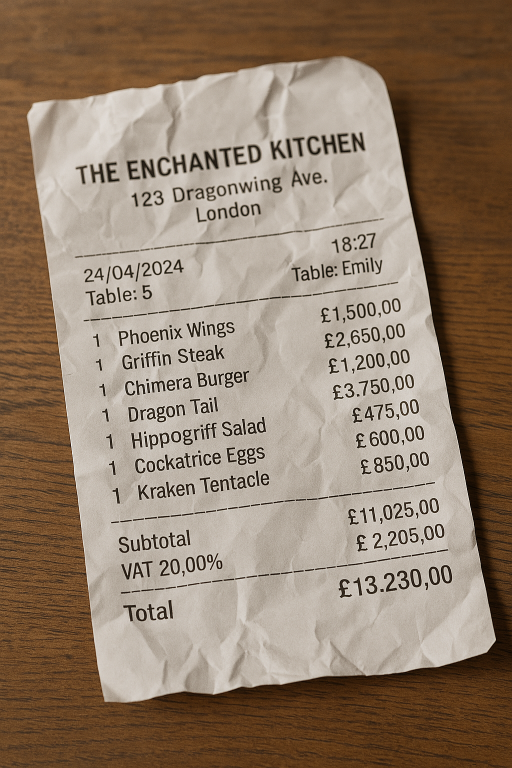
#> input picture data/samples/tampered/gpt-4o-generated-receipt-01.png, 1024 x 1536 px (shown at 1/2 size)
$ python -i spectral.py   (imports and definitions only)
#> lines starting #> are read from the running program, lines starting #| are printed output that depends on the picture; after the words box and inside, x2 and y2 are one past the last pixel; in counts of white or black regions, pixels touching at a corner belong together
#> (reads backend/app/analysis/calibration.json from the repository)
"""FFT periodic-peak detector for resampling and generative upsampling artefacts."""

from time import perf_counter

import cv2
import numpy as np

from backend.app.analysis.base import (
    DetectorResult,
    DetectorState,
    ImageContext,
    to_probability,
)
from backend.app.analysis.adapters import _settings


class SpectralPeakDetector:
    id = "spectral"
    name = "Spectral Peaks"
    family = "spectral"
    applicable_formats = frozenset({"JPEG", "PNG", "WEBP", "TIFF"})
    produces_map = True
    description = "Measures anisotropic periodic peaks in a high-pass image spectrum."
    limitations = [
        "Modern learned upsamplers can leave weak or absent peaks.",
        "A spectral peak is a cue, not proof of generation by itself.",
    ]
    def applicable(self, ctx: ImageContext) -> tuple[bool, str]:
        if min(ctx.width, ctx.height) < 32:
            return False, "spectral analysis requires at least 32x32 pixels"
        return True, "image is large enough for a 512x512 spectrum"

    def run(self, ctx: ImageContext) -> DetectorResult:
        started = perf_counter()
        config = _settings(self.id)
        applicable, reason = self.applicable(ctx)
        if not applicable:
            return DetectorResult(
                self.id, DetectorState.NOT_APPLICABLE, None, None,
                float(config["threshold"]), reason, {}, None, _duration(started),
            )
        peak_sigma, peak_count, visualization = self.measure(
            cv2.cvtColor(ctx.downscaled_rgb_uint8, cv2.COLOR_RGB2GRAY)
        )
        score = to_probability(peak_sigma, float(config["threshold"]), float(config["scale"]), bool(config["higher_is_worse"]))
        flagged = score >= 0.5
        return DetectorResult(
            self.id, DetectorState.APPLICABLE, score, flagged, float(config["threshold"]),
            f"flattened spectral peak is {peak_sigma:.3f} sigma ({'exceeds' if flagged else 'is below'} {float(config['threshold']):.3f})",
            {"peak_to_sigma": float(peak_sigma), "peak_count": float(peak_count)},
            visualization,
            _duration(started),
        )

    def measure(self, gray: np.ndarray) -> tuple[float, int, np.ndarray]:
        image = np.asarray(gray)
        if image.ndim == 3:
            image = cv2.cvtColor(image.astype(np.uint8), cv2.COLOR_RGB2GRAY)
        if image.ndim != 2:
            raise ValueError("spectral analysis requires a grayscale image")
        image = cv2.resize(image.astype(np.float32), (512, 512), interpolation=cv2.INTER_AREA)

        # Keep this order: changing it reintroduces edge/low-frequency artefacts.
        residual = image - cv2.GaussianBlur(image, (0, 0), sigmaX=1.0)
        hann = np.outer(np.hanning(512), np.hanning(512)).astype(np.float32)
        spectrum = np.fft.fftshift(np.fft.fft2(residual * hann))
        log_magnitude = np.log1p(np.abs(spectrum)).astype(np.float32)
        flattened = log_magnitude - _azimuthal_average(log_magnitude)

        yy, xx = np.indices(flattened.shape)
        cy = cx = 256
        radius = np.hypot(yy - cy, xx - cx)
        valid = radius > 5
        values = flattened[valid]
        sigma = float(np.std(values))
        if sigma <= 1e-8:
            return 0.0, 0, np.zeros_like(flattened, dtype=np.uint8)
        standardized = (flattened - float(np.mean(values))) / sigma
        peak_sigma = float(np.max(standardized[valid]))

        local_max = standardized == cv2.dilate(standardized, np.ones((3, 3), np.uint8))
        peaks = valid & local_max & (standardized >= 4.0)
        peak_count = int(np.count_nonzero(peaks))
        display = np.where(valid, np.maximum(standardized, 0), 0)
        display = cv2.normalize(display, None, 0, 255, cv2.NORM_MINMAX).astype(np.uint8)
        return peak_sigma, peak_count, display


def _azimuthal_average(spectrum: np.ndarray) -> np.ndarray:
    height, width = spectrum.shape
    yy, xx = np.indices((height, width))
    radius = np.sqrt((yy - height // 2) ** 2 + (xx - width // 2) ** 2).astype(np.int32)
    sums = np.bincount(radius.ravel(), weights=spectrum.ravel())
    counts = np.bincount(radius.ravel())
    averages = sums / np.maximum(counts, 1)
    return averages[radius].astype(np.float32)


def _duration(started: float) -> int:
    return int((perf_counter() - started) * 1000)

>>> import cv2
>>> picture = cv2.imread('../../../data/samples/tampered/gpt-4o-generated-receipt-01.png', cv2.IMREAD_GRAYSCALE)
#> picture: shape (1536, 1024); min 0, max 255, mean 130.4
>>> result = SpectralPeakDetector().measure(picture)
#> in measure, `image = cv2.resize(image.astype(np.float32), (512, 512), interpolation..`:
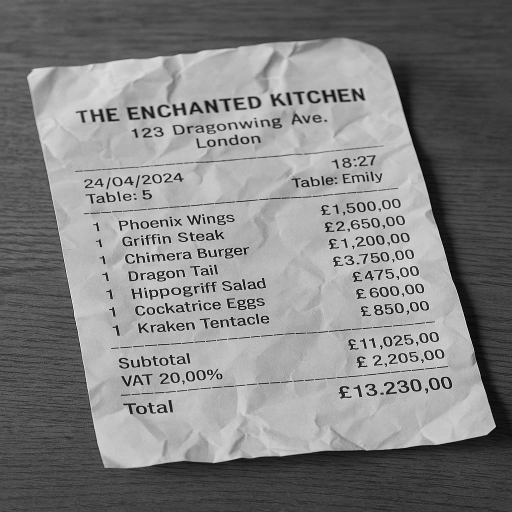
#> image: shape (512, 512) float32; min 5.17, max 239.7, mean 130.4
#> in measure, `residual = image - cv2.GaussianBlur(image, (0, 0), sigmaX=1.0)`:
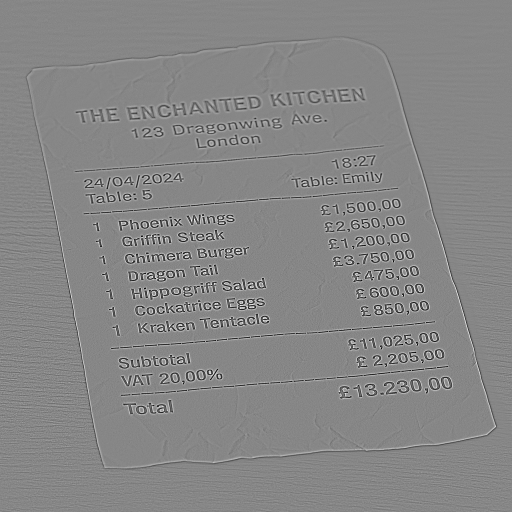
#> residual: shape (512, 512) float32; min -125.2, max 111.7, mean 0; drawn with min black and max white
#> in _azimuthal_average, `sums = np.bincount(radius.ravel(), weights=spectrum.ravel())`: sums = 363 values, max 12217.3 at index 246, min 5.24 at index 0, mean 5573.5
#> in _azimuthal_average, `averages = sums / np.maximum(counts, 1)`: averages = 363 values, max 8.42 at index 108, min 3.66 at index 1, mean 7.42
#> in _azimuthal_average, `return averages[radius].astype(np.float32)`:
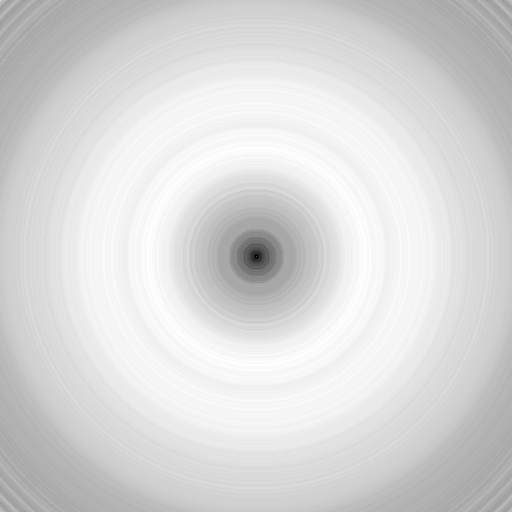
#> returned value: shape (512, 512) float32; min 3.66, max 8.42, mean 7.72; drawn with min black and max white
#> in measure, `flattened = log_magnitude - _azimuthal_average(log_magnitude)`:
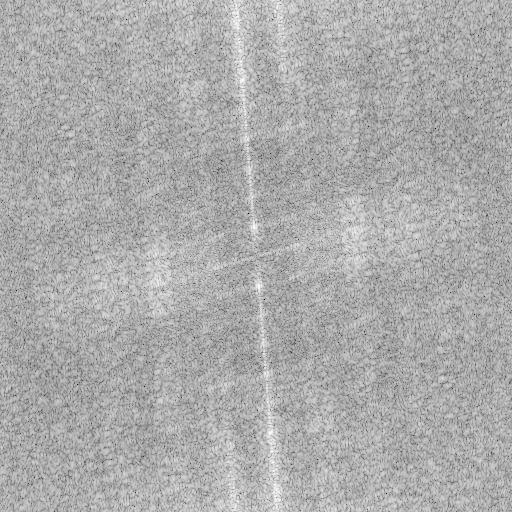
#> flattened: shape (512, 512) float32; min -6.06, max 2.91, mean -1.86e-08; drawn with min black and max white
#> in measure, `sigma = float(np.std(values))`: sigma = 0.698
#> in measure, `peak_sigma = float(np.max(standardized[valid]))`: peak_sigma = 4.16
#> in measure, `local_max = standardized == cv2.dilate(standardized, np.ones((3, 3), n..`:
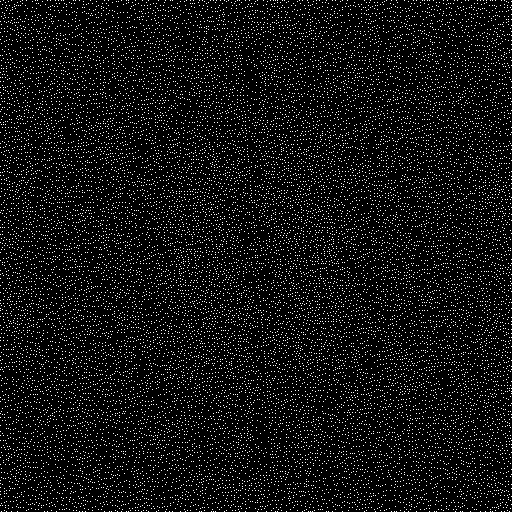
#> local_max: shape (512, 512) bool; 7.1% white in thin lines or dots
#> in measure, `peaks = valid & local_max & (standardized >= 4.0)`:
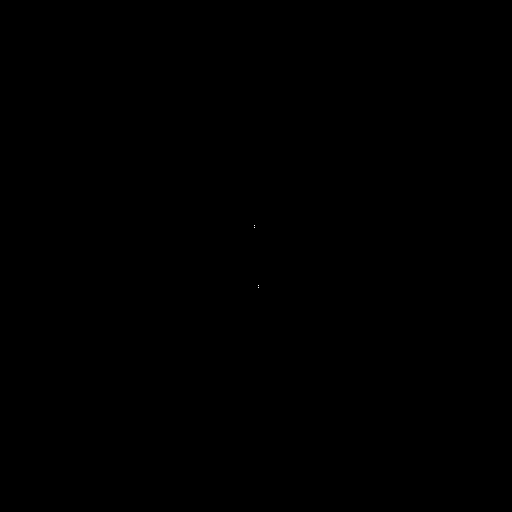
#> peaks: shape (512, 512) bool; 0% white in thin lines or dots, all inside (x1, y1, x2, y2) = (254, 225, 259, 288)
#> in measure, `peak_count = int(np.count_nonzero(peaks))`: peak_count = 4
#> in measure, `display = np.where(valid, np.maximum(standardized, 0), 0)`:
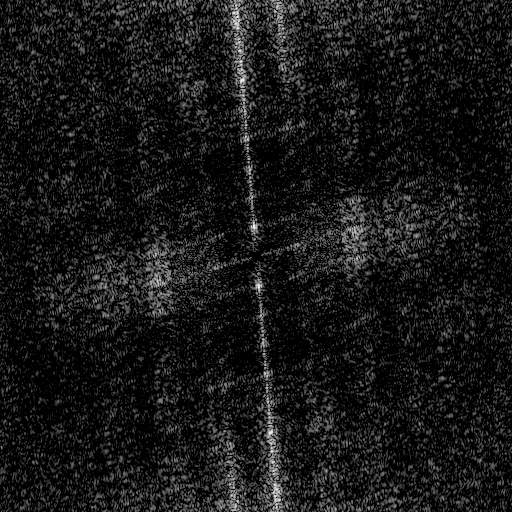
#> display: shape (512, 512) float32; min 0, max 4.16, mean 0.382; drawn with min black and max white
#> in measure, `display = np.where(valid, np.maximum(standardized, 0), 0)`: valid: shape (512, 512) bool; 100% white; 1 black region, box (x1, y1, x2, y2) and area: (251, 251, 262, 262) 81
